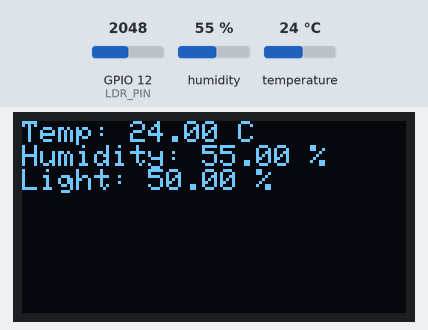
Recording of a program running on a simulated ESP32. On the bench: 128×64 one-colour display. The inputs (shaded band) are chosen by the test bench; at power-on: humidity 55 %, GPIO 12 (LDR_PIN) = 2048, temperature 24 °C. What the program prints to the serial monitor is not drawn.

Above: at 2.8 s.
2.9 s: humidity set to 22 %
At 4.5 s:
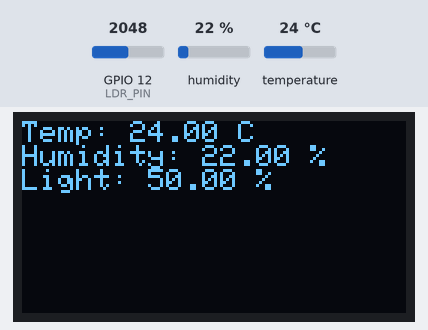
5.6 s: GPIO 12 (LDR_PIN) set to 2866
At 7.2 s:
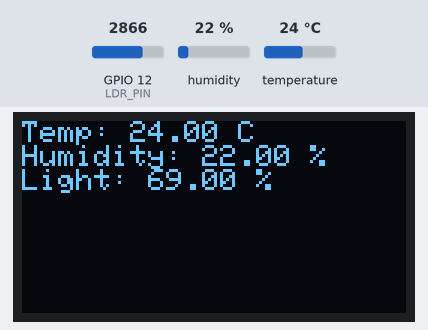
8.3 s: temperature set to 12 °C
At 11.3 s:
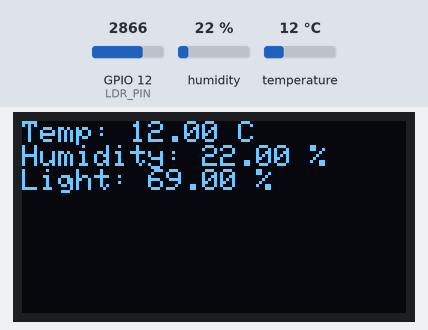
11.7 s: GPIO 12 (LDR_PIN) set to 3603
At 12.8 s:
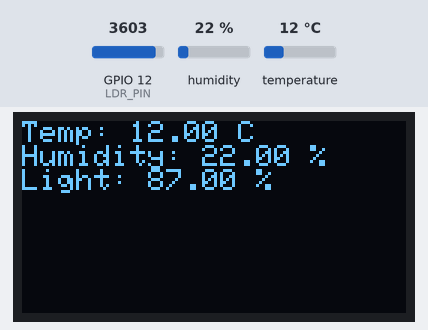
14.4 s: humidity set to 40 %
At 16.9 s:
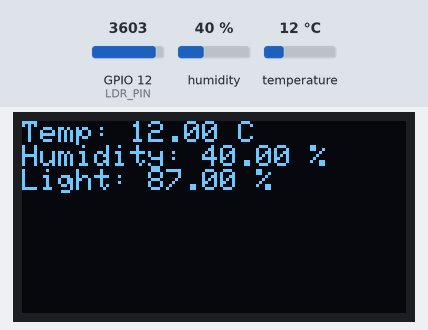
17.8 s: GPIO 12 (LDR_PIN) set to 4095
At 19.6 s:
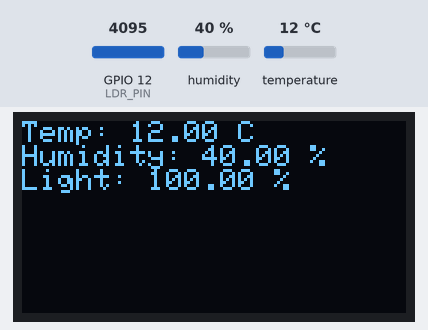
Timing chart, 0 to 21.1 s (numbered marks = the images above; inputs shaded):
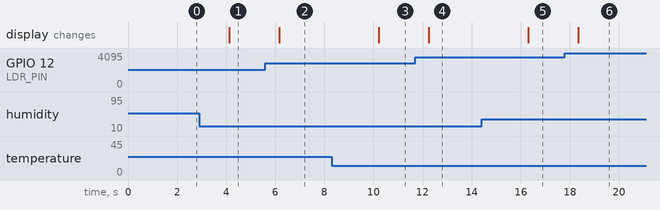

The program:

main.cpp
```cpp
#include <Wire.h>
#include <Adafruit_SSD1306.h>
#include <Adafruit_GFX.h>
#include <DHT.h>

#define SCREEN_WIDTH 128 // OLED width, in pixels
#define SCREEN_HEIGHT 64 // OLED height, in pixels

// Declaration for an SSD1306 display connected to I2C (SDA, SCL pins)
Adafruit_SSD1306 display(SCREEN_WIDTH, SCREEN_HEIGHT, &Wire, -1);

// DHT22 setup
#define DHTPIN 15      // Pin where DHT22 is connected
#define DHTTYPE DHT22  // DHT 22 (AM2302)
DHT dht(DHTPIN, DHTTYPE);

// LDR setup
#define LDR_PIN 12     // Analog pin for LDR (AO pin)

void setup() {
  // Initialize the serial monitor
  Serial.begin(115200);

  // Initialize the DHT22 sensor
  dht.begin();

  // Initialize the OLED display
  if (!display.begin(SSD1306_SWITCHCAPVCC, 0x3C)) {  // Address 0x3C for 128x64
    Serial.println(F("SSD1306 allocation failed"));
    for (;;); // Don't proceed, loop forever
  }

  // Clear the display buffer
  display.clearDisplay();

  // Set text size and color
  display.setTextSize(1);
  display.setTextColor(SSD1306_WHITE);
}

void loop() {
  // Read temperature and humidity from DHT22
  float temperature = dht.readTemperature();
  float humidity = dht.readHumidity();

  // Read light intensity from LDR
  int lightValue = analogRead(LDR_PIN);

  // Convert LDR value to a percentage (optional, for display)
  float lightPercentage = map(lightValue, 0, 4095, 0, 100);

  // Check if any reading failed, and exit early (to try again).
  if (isnan(temperature) || isnan(humidity)) {
    Serial.println(F("Failed to read from DHT sensor!"));
    return;
  }

  // Print the values to the serial monitor (optional)
  Serial.print(F("Temperature: "));
  Serial.print(temperature);
  Serial.print(F(" °C  Humidity: "));
  Serial.print(humidity);
  Serial.print(F("%  Light Intensity: "));
  Serial.print(lightPercentage);
  Serial.println(F("%"));

  // Display the values on OLED
  display.clearDisplay();  // Clear the display buffer

  display.setCursor(0, 0); // Set the cursor to (0,0)
  display.print(F("Temp: "));
  display.print(temperature);
  display.println(F(" C"));

  display.print(F("Humidity: "));
  display.print(humidity);
  display.println(F(" %"));

  display.print(F("Light: "));
  display.print(lightPercentage);
  display.println(F(" %"));

  display.display();  // Send the buffer to the display

  delay(2000);  // Wait for 2 seconds before the next reading
}
```

Measured:
- after the input at 2.9 s, the display: changes after 1.2 s (image 1)
- after the input at 5.6 s, the display: changes after 0.56 s (image 2)
- after the input at 8.3 s, the display: changes after 1.9 s (image 3)
- after the input at 11.7 s, the display: changes after 0.55 s (image 4)
- after the input at 14.4 s, the display: changes after 1.9 s (image 5)
- after the input at 17.8 s, the display: changes after 0.54 s (image 6)
